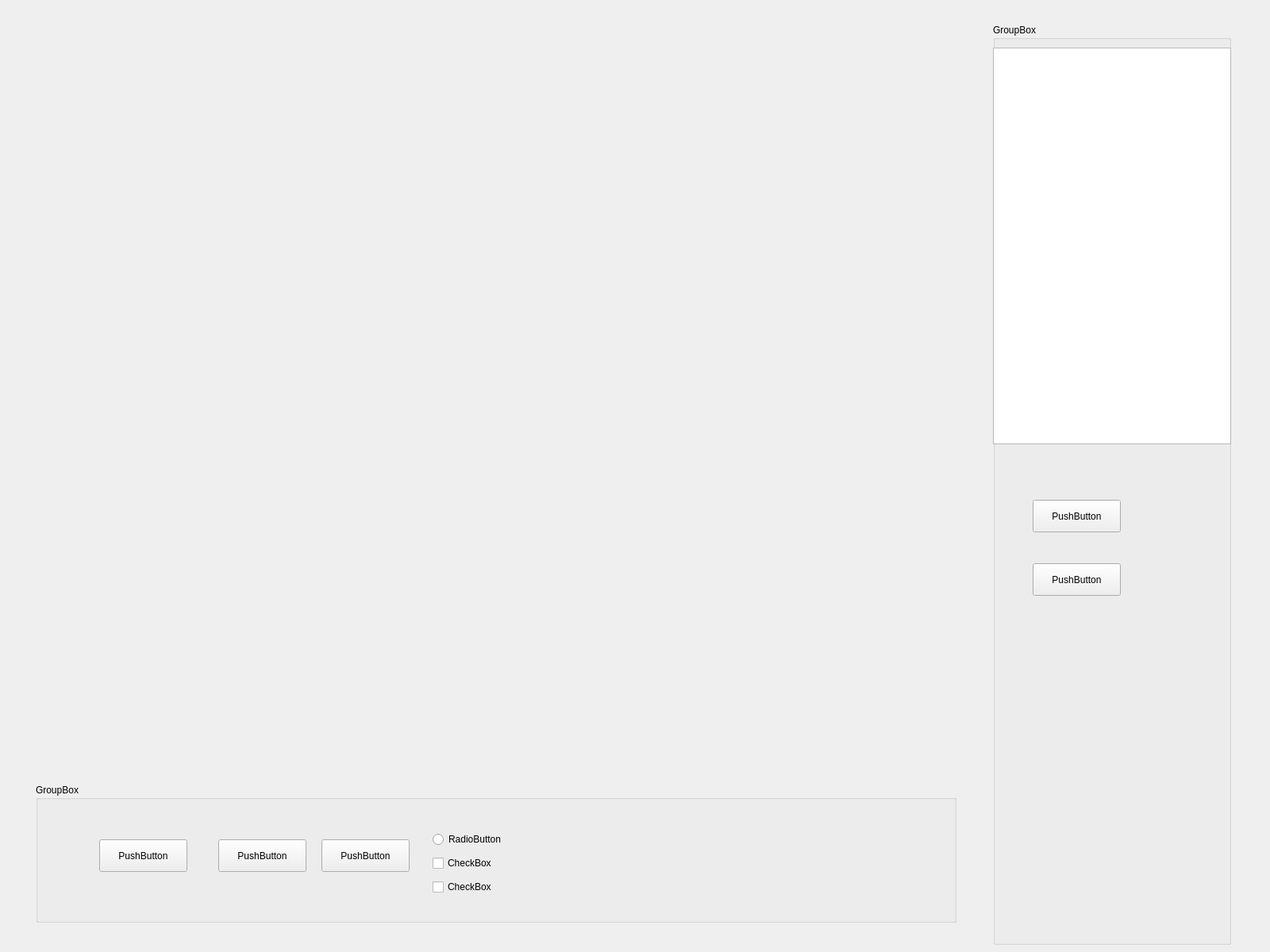
<?xml version="1.0" encoding="UTF-8"?>
<ui version="4.0">
 <class>Form</class>
 <widget class="QWidget" name="Form">
  <property name="geometry">
   <rect>
    <x>0</x>
    <y>0</y>
    <width>1600</width>
    <height>1200</height>
   </rect>
  </property>
  <property name="sizePolicy">
   <sizepolicy hsizetype="Fixed" vsizetype="Fixed">
    <horstretch>0</horstretch>
    <verstretch>0</verstretch>
   </sizepolicy>
  </property>
  <property name="minimumSize">
   <size>
    <width>1600</width>
    <height>1200</height>
   </size>
  </property>
  <property name="maximumSize">
   <size>
    <width>1600</width>
    <height>1200</height>
   </size>
  </property>
  <property name="windowTitle">
   <string>Form</string>
  </property>
  <widget class="QWidget" name="horizontalLayoutWidget">
   <property name="geometry">
    <rect>
     <x>30</x>
     <y>30</y>
     <width>1521</width>
     <height>1161</height>
    </rect>
   </property>
   <layout class="QHBoxLayout" name="horizontalLayout" stretch="0,0,0">
    <property name="sizeConstraint">
     <enum>QLayout::SetDefaultConstraint</enum>
    </property>
    <property name="leftMargin">
     <number>0</number>
    </property>
    <property name="topMargin">
     <number>0</number>
    </property>
    <property name="rightMargin">
     <number>0</number>
    </property>
    <property name="bottomMargin">
     <number>0</number>
    </property>
    <item>
     <layout class="QVBoxLayout" name="verticalLayout">
      <property name="leftMargin">
       <number>15</number>
      </property>
      <property name="rightMargin">
       <number>15</number>
      </property>
      <item>
       <widget class="PlotWidget" name="graph" native="true">
        <property name="enabled">
         <bool>true</bool>
        </property>
        <property name="sizePolicy">
         <sizepolicy hsizetype="Expanding" vsizetype="Fixed">
          <horstretch>0</horstretch>
          <verstretch>0</verstretch>
         </sizepolicy>
        </property>
        <property name="minimumSize">
         <size>
          <width>900</width>
          <height>900</height>
         </size>
        </property>
        <property name="maximumSize">
         <size>
          <width>1600</width>
          <height>16777215</height>
         </size>
        </property>
        <property name="autoFillBackground">
         <bool>false</bool>
        </property>
       </widget>
      </item>
      <item>
       <widget class="QGroupBox" name="group_box">
        <property name="sizePolicy">
         <sizepolicy hsizetype="Preferred" vsizetype="Fixed">
          <horstretch>0</horstretch>
          <verstretch>0</verstretch>
         </sizepolicy>
        </property>
        <property name="minimumSize">
         <size>
          <width>0</width>
          <height>175</height>
         </size>
        </property>
        <property name="title">
         <string>GroupBox</string>
        </property>
        <widget class="QPushButton" name="pushButton_4">
         <property name="geometry">
          <rect>
           <x>80</x>
           <y>70</y>
           <width>111</width>
           <height>41</height>
          </rect>
         </property>
         <property name="text">
          <string>PushButton</string>
         </property>
        </widget>
        <widget class="QRadioButton" name="radioButton">
         <property name="geometry">
          <rect>
           <x>500</x>
           <y>60</y>
           <width>89</width>
           <height>20</height>
          </rect>
         </property>
         <property name="text">
          <string>RadioButton</string>
         </property>
        </widget>
        <widget class="QCheckBox" name="checkBox">
         <property name="geometry">
          <rect>
           <x>500</x>
           <y>90</y>
           <width>76</width>
           <height>20</height>
          </rect>
         </property>
         <property name="text">
          <string>CheckBox</string>
         </property>
        </widget>
        <widget class="QCheckBox" name="checkBox_2">
         <property name="geometry">
          <rect>
           <x>500</x>
           <y>120</y>
           <width>76</width>
           <height>20</height>
          </rect>
         </property>
         <property name="text">
          <string>CheckBox</string>
         </property>
        </widget>
        <widget class="QPushButton" name="pushButton_5">
         <property name="geometry">
          <rect>
           <x>360</x>
           <y>70</y>
           <width>111</width>
           <height>41</height>
          </rect>
         </property>
         <property name="text">
          <string>PushButton</string>
         </property>
        </widget>
        <widget class="QPushButton" name="pushButton_6">
         <property name="geometry">
          <rect>
           <x>230</x>
           <y>70</y>
           <width>111</width>
           <height>41</height>
          </rect>
         </property>
         <property name="text">
          <string>PushButton</string>
         </property>
        </widget>
       </widget>
      </item>
     </layout>
    </item>
    <item>
     <spacer name="horizontalSpacer">
      <property name="orientation">
       <enum>Qt::Horizontal</enum>
      </property>
      <property name="sizeType">
       <enum>QSizePolicy::Fixed</enum>
      </property>
      <property name="sizeHint" stdset="0">
       <size>
        <width>25</width>
        <height>20</height>
       </size>
      </property>
     </spacer>
    </item>
    <item>
     <layout class="QVBoxLayout" name="verticalLayout_3">
      <item>
       <widget class="QGroupBox" name="groupBox_2">
        <property name="sizePolicy">
         <sizepolicy hsizetype="Fixed" vsizetype="Preferred">
          <horstretch>0</horstretch>
          <verstretch>0</verstretch>
         </sizepolicy>
        </property>
        <property name="minimumSize">
         <size>
          <width>300</width>
          <height>0</height>
         </size>
        </property>
        <property name="title">
         <string>GroupBox</string>
        </property>
        <widget class="QTreeView" name="treeView">
         <property name="geometry">
          <rect>
           <x>0</x>
           <y>30</y>
           <width>300</width>
           <height>500</height>
          </rect>
         </property>
         <property name="sizePolicy">
          <sizepolicy hsizetype="Fixed" vsizetype="Fixed">
           <horstretch>0</horstretch>
           <verstretch>0</verstretch>
          </sizepolicy>
         </property>
         <property name="minimumSize">
          <size>
           <width>300</width>
           <height>500</height>
          </size>
         </property>
        </widget>
        <widget class="QPushButton" name="pushButton_7">
         <property name="geometry">
          <rect>
           <x>50</x>
           <y>600</y>
           <width>111</width>
           <height>41</height>
          </rect>
         </property>
         <property name="text">
          <string>PushButton</string>
         </property>
        </widget>
        <widget class="QPushButton" name="pushButton_8">
         <property name="geometry">
          <rect>
           <x>50</x>
           <y>680</y>
           <width>111</width>
           <height>41</height>
          </rect>
         </property>
         <property name="text">
          <string>PushButton</string>
         </property>
        </widget>
       </widget>
      </item>
     </layout>
    </item>
   </layout>
  </widget>
 </widget>
 <customwidgets>
  <customwidget>
   <class>PlotWidget</class>
   <extends>QWidget</extends>
   <header location="global">newinterfaces</header>
   <container>1</container>
  </customwidget>
 </customwidgets>
 <resources/>
 <connections/>
</ui>
